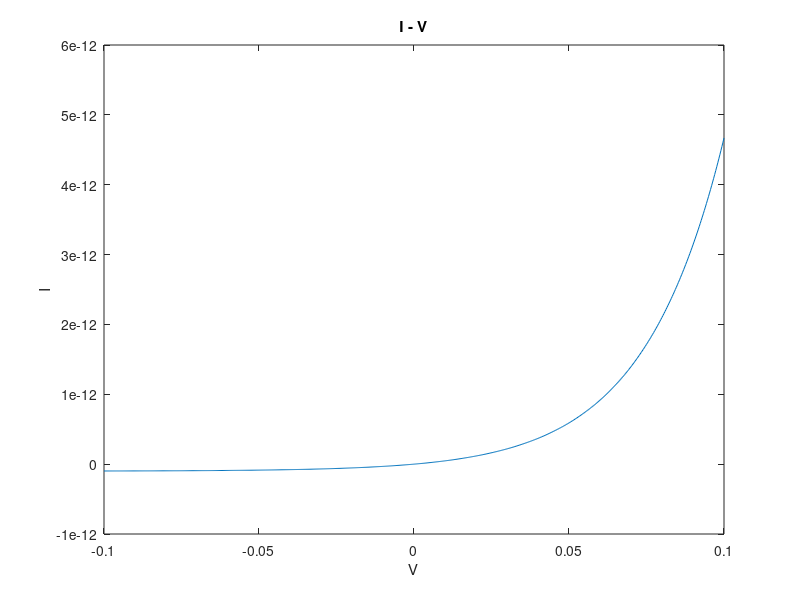

Here is the MATLAB script that generated this plot:
V = linspace(-0.1,0.1,600);
Is = 10^(-13);
k = 1.38*10^(-23);
q = 1.6*10^(-19);
T = 300;
I = Is.*(e.^(q.*V./(k.*T))-1);
plot(V,I)
xlabel("V");
ylabel("I");
title("I - V");